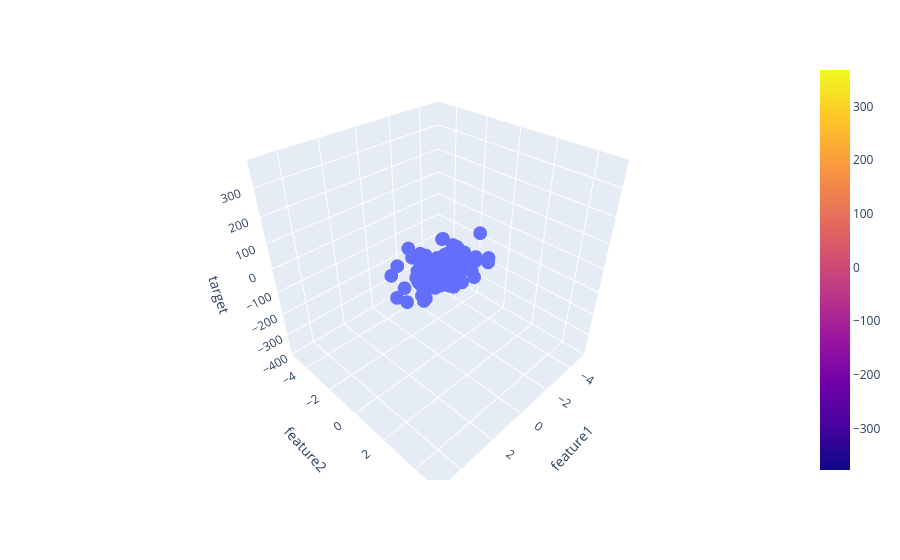

The code cell stored with this chart in its notebook:
### Code cell
import plotly.express as px
import plotly.graph_objects as go

# 3D scatter (actual data)
fig = px.scatter_3d(df,
                    x='feature1',
                    y='feature2',
                    z='target')

# Add regression surface
fig.add_trace(
    go.Surface(
        x=xGrid,
        y=yGrid,
        z=z
    )
)

fig.show()
